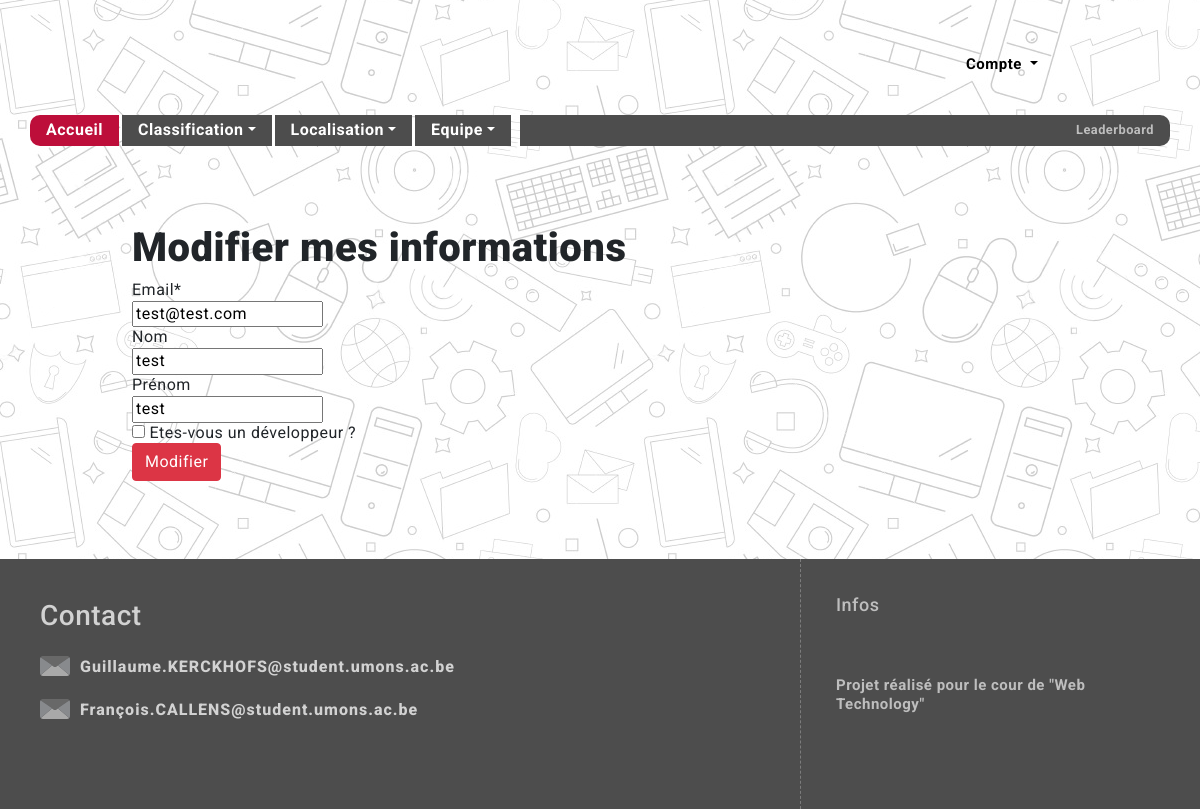
Page /profil/edit/ (signed in) on the earlier database version.
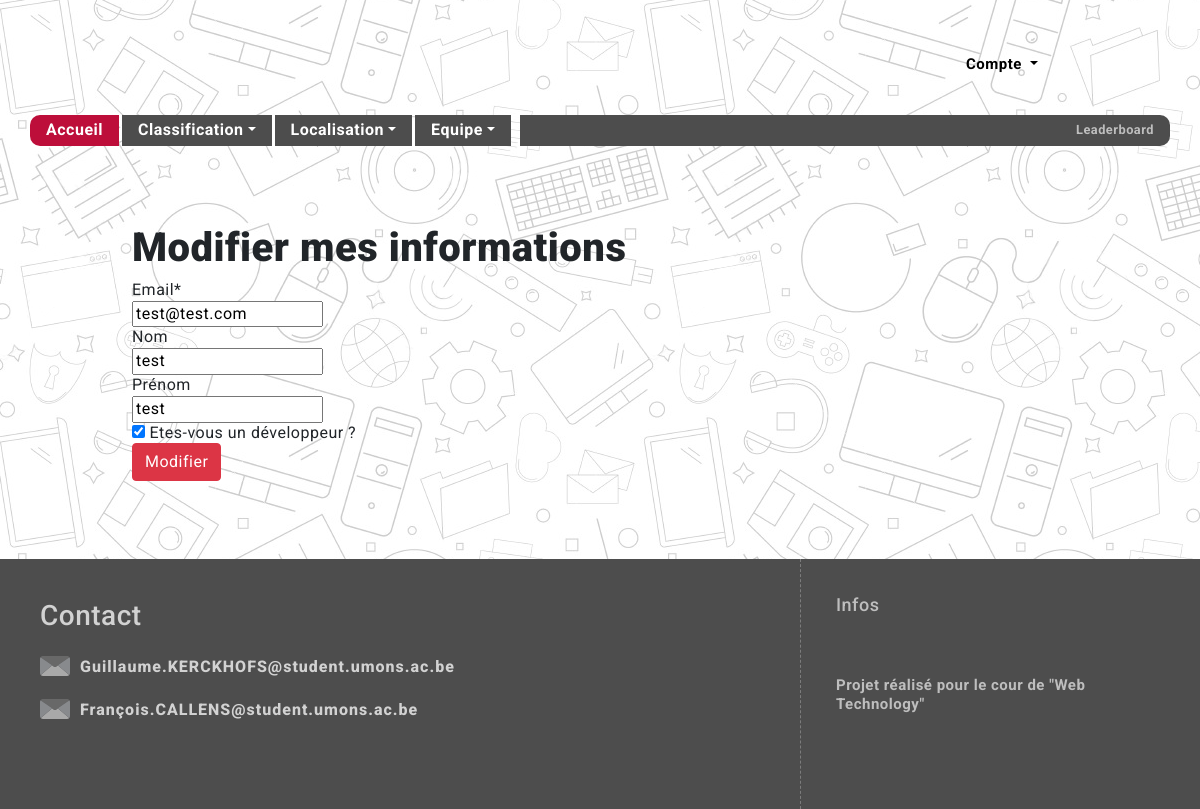
Same page on the later database version.
### users/models.py (models this page shows, shortened)
class CustomUser(AbstractBaseUser, PermissionsMixin):
    user_name = models.CharField(max_length=150, unique=True)
    email = models.EmailField( unique=True)
    first_name = models.CharField(max_length=150, blank=True)
    last_name = models.CharField(max_length=150, blank=True)
    is_dev = models.BooleanField(default=False)
    is_staff = models.BooleanField(default=False)
    is_active = models.BooleanField(default=True,editable=False)
    objects = CustomAccountManager()
    USERNAME_FIELD = 'user_name'
    REQUIRED_FIELDS = ['email', 'first_name','last_name']

### gui/views.py (the view)
# urls.py: path("profil/edit/",edit_profile,name="edit"),
@login_required
def edit_profile(request):
	if request.method == 'POST':
		form = customUserChangeForm(request.POST, instance=request.user)
		if form.is_valid():
			form.save()
			return redirect(profil_view)
	else:
		form = customUserChangeForm(instance=request.user)
	return render(request,template_name='gui/HTML/edit.html',context={'edit_form':form})

### users/forms.py
class customUserChangeForm(UserChangeForm):
	class Meta:
		model = CustomUser
		fields = ("email","first_name","last_name","is_dev")
		labels = {
			'email': 'Email',
			'first_name': 'Prénom',
			'last_name': 'Nom',
			'is_dev': 'Etes-vous un développeur ?',
        }

### templates/gui/HTML/edit.html (shortened to what this page needs)
{% extends "gui/HTML/base.html" %}
{% load bootstrap5 %}
{% block content %}
{% load crispy_forms_tags %}
    {% if user.is_authenticated %}
        <div class="container py-5">
        <h1>Modifier mes informations</h1>
        <form method="POST">
            {{ edit_form.email|as_crispy_field }}
            {{ edit_form.last_name|as_crispy_field }}
            {{ edit_form.first_name|as_crispy_field }}
            {{ edit_form.is_dev|as_crispy_field }}
            <button class="btn btn-primary" type="submit">Modifier</button>
        </form>
        </div>
    {% else %}
        <h1>Vous n'êtes pas connecté, connectez-vous avant !</h1>
        <a href="/login"> Se connecter ici !</a>
    {% endif %}
{% endblock %}

### templates/gui/HTML/base.html (shortened to what this page needs)
{% load static %}
{% load i18n %}
<!DOCTYPE html>
<html lang="fr">
<head>
    <link href="https://cdn.jsdelivr.net/npm/bootstrap@5.0.0-beta3/dist/css/bootstrap.min.css" rel="stylesheet"
>
    <link rel="stylesheet" href="{% static 'CSS/default.css' %}">
    <link rel="stylesheet" href="{% static 'CSS/shared.css' %}">
    <link rel="stylesheet" href="{% static 'CSS/style.css' %}">
</head>
<body>
    <div id="site_container">
        <header class="large_center">
            <div class="justify-content-end">
                {% if user.is_authenticated %}
                    <div id="navbar_special_btns">
                        <div class="nav-item dropdown">
                            <a class="nav-link dropdown-toggle" href="#" id="insideDropdown" role="button" data-bs-toggle="dropdown" aria-expanded="false">
                                Compte
                            </a>
                        </div>
                    </div>
                {% endif %}
            </div>
            <nav>
                <div>
                    <a href="/home" class="umons_red_btn" >Accueil</a>
                    <a href="#" data-toggle="collapse" aria-expanded="false" class="dropdown-toggle">Classification</a>
                    <a href="#" data-toggle="collapse" aria-expanded="false" class="dropdown-toggle">Localisation</a>
                    {% if not user.is_authenticated %}
                        <a href="/login" class="umons_grey_btn mobile">Se connecter</a>
                        <a href="/regisyer" class="umons_grey_btn mobile">S'inscrire'</a>
                    {% else %}
                        <a href="/teamProfil" data-toggle="collapse" aria-expanded="false" class="dropdown-toggle">Equipe</a>
                    {% endif %}
                </div>
                <div>
                    <div class="umons_grey_btn mobile">
                        <div>
                            Leaderboard
                        </div>
                    </div>
                </div>
            </nav>
        </header>
        <div id="content_container">
            <div id="old_content" class="medium_center">
                {% block content %}
                {% endblock %}
            </div>
        </div>
        <footer>
            <div class="left">
                <div id="social">
                    <h3>Contact</h3>
                    <div class="email">
                        <a href="mailto:Guillaume.KERCKHOFS@student.umons.ac.be"><img src="{% static '/images/email.svg' %}"> Guillaume.KERCKHOFS@student.umons.ac.be</a>
                        <a href="mailto:François.CALLENS@student.umons.ac.be"><img src="{% static '/images/email.svg' %}"> François.CALLENS@student.umons.ac.be</a>
                    </div>
                </div>
            </div>
            <div class="right">
                <div>
                    <h3>Infos</h3>
                    <ul>
                        Projet réalisé pour le cour de "Web Technology"
                    </ul>
                </div>
            </div>
        </footer>
    </div>
</body>
</html>

### static/CSS/default.css (style rules this page uses)
* { box-sizing: border-box; font-family: 'Roboto', Arial, Helvetica, sans-serif; letter-spacing: 0.5px; }
html, body { margin: 0; padding: 0; font-size: 16px; line-height: 1.3; height: 100%; }
body { background: url(../images/background_20.png) 600px repeat; background-attachment: fixed; }
a { text-decoration: none; color: #1b7eff; }
h1 { font-size: 40px; font-weight: 900; }
.large_center { max-width: 1200px; margin: 0 auto; }
.medium_center { max-width: 1200px; padding: 0 60px; margin: 0 auto; }
.umons_grey_btn { background-color: #4D4D4D!important; }
.umons_red_btn { background-color: #BD0E3A!important; }

### static/CSS/shared.css (style rules this page uses)
#site_container { min-height: 100%; width: 100%; display: grid; grid-template-rows: max-content auto max-content; justify-items: center; }
header { padding: 30px 30px 0 30px; display: grid; grid-template-rows: max-content max-content; grid-gap: 15px; width: 100%; }
header > div { display: grid; grid-template-columns: 160px auto repeat(3, max-content); height: 70px; grid-gap: 15px; align-items: center; font-size: 15px; }
header > nav { display: grid; grid-auto-flow: column; grid-template-columns: max-content auto; grid-gap: 3px; height: max-content; width: 100%; }
header > nav > div:first-child { display: grid; grid-template-columns: repeat(6, max-content); grid-gap: 3px; }
header > nav > div > a { font-size: 16px; color: #FFF; }
header > nav > div:last-child, header > nav > div > a { padding: 5px 16px; background-color: #4D4D4D; font-weight: 700; }
header > nav > div > a { transition: 0.5s; }
header > nav > div > a:first-child { border-radius: 10px 0 0 10px; }
header > nav > div:last-child { border-radius: 0 10px 10px 0; }
header > nav > div:last-child { color: #BEBEBE; font-size: 0.8em; height: 100%!important; text-align: right; display: grid; align-items: center; justify-items: right; width: 100%; }
#content_container { display: grid; grid-gap: 80px; padding: 30px; width: calc(100% - 60px); }
#content_container > * { width: 100%; }
footer { min-height: 250px; width: 100%; background-color: #4d4d4d; display: grid; grid-template-columns: 2fr 1fr; max-width: 100%; }
footer > .left { height: 100%; display: grid; grid-template-rows: max-content auto max-content; padding: 40px; color: #D2D2D2; }
footer > .left > #social { display: grid; grid-template-rows: repeat(2, max-content); grid-gap: 10px; }
footer > .left > #social .email { display: grid; grid-template-columns: repeat(2, max-content); align-items: center; grid-gap: 10px; }
footer > .left > #social .email img { margin-right: 5px; margin-bottom: 3px; }
footer > .left > #social .email a, footer > .left > #social .email a:visited, footer > .left > #social .email a:hover { color: #D2D2D2; font-weight: 800; letter-spacing: 1px; }
footer > .left > #social img { width: 30px; }
footer > .right { display: grid; grid-template-columns: 1fr; }
footer > .right > div { border-left: 1px dashed #7c7c7c; }
footer > .right > div { padding: 35px; }
footer > .right h3 { font-size: 18px; margin: 0; color: #BEBEBE; }
footer > .right ul { font-size: 15px; margin: 0; color: #BEBEBE; list-style: none; padding: 0; margin: 0; font-weight: 700; }
footer > .right > div:last-child { display: grid; height: 100%; }
header > div .nav-link.dropdown-toggle { display: inline-block!important; }
#navbar_special_btns { display: grid; grid-template-columns: max-content max-content; }
#navbar_special_btns a.nav-link, #navbar_special_btns a.nav-link:visited, #navbar_special_btns a.nav-link:hover { font-weight: 700; color: #000; }

### static/CSS/style.css (style rules this page uses)
.btn-primary { background-color: #dc3545!important; border-color: #dc3545!important; }

Differences in the rows shown:
changed CustomUser "test@test.com": is_dev "☐" → "☑"
